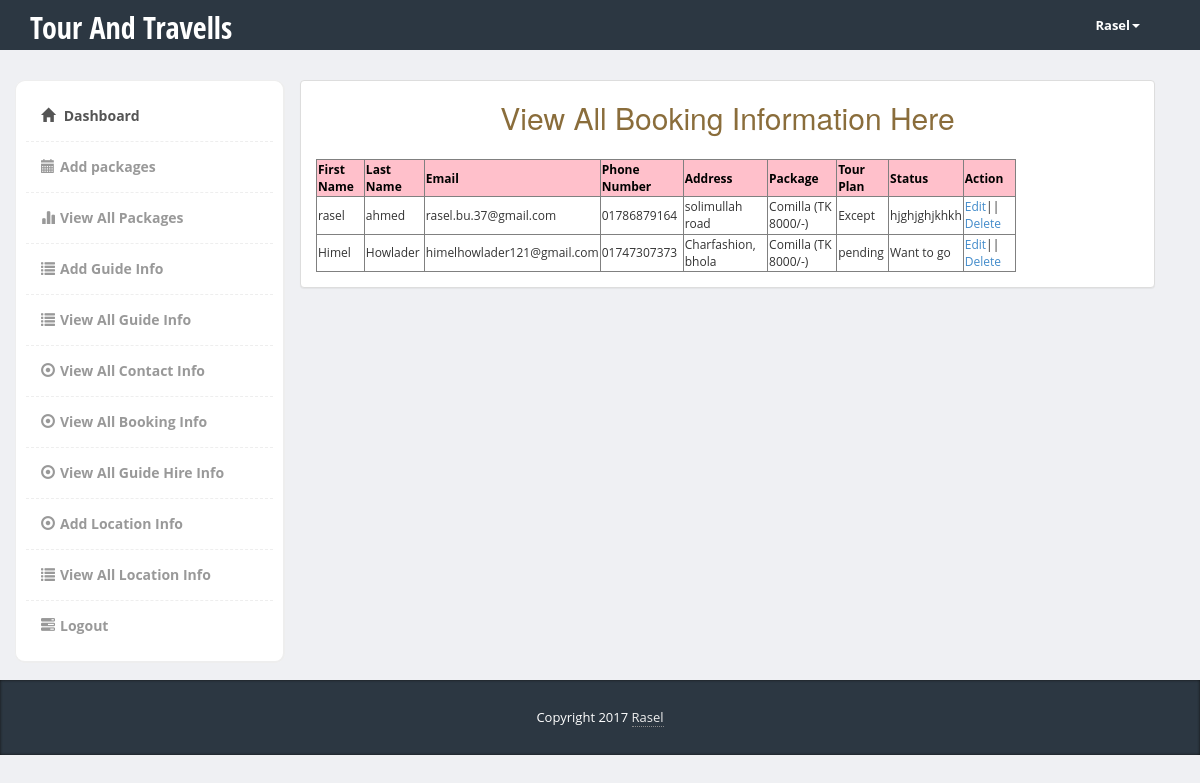
The app's page /admin/view-booking.php (signed in) with its own data.
### tables this page shows
CREATE TABLE `booking` (
  `id` int(20) NOT NULL,
  `first_name` varchar(100) NOT NULL,
  `last_name` varchar(100) NOT NULL,
  `email` varchar(100) NOT NULL,
  `phone` varchar(50) NOT NULL,
  `address` varchar(100) NOT NULL,
  `package_status` varchar(100) NOT NULL,
  `comment` text NOT NULL,
  `publication_status` varchar(100) NOT NULL
);

### classes/Travel.php (called while the page is built, shortened)
<?php
Class Travel{
	protected $link;
	public function __construct(){
		$this->link=mysqli_connect('localhost','root','','db_travel');
	}
	public function getAllBookingInfo(){
		 $sql = "SELECT * FROM booking";
	  if(mysqli_query($this->link,$sql)){
		 $queryResult=mysqli_query($this->link,$sql);
		  return $queryResult;
	  }else{
		  die('Query Problem'.mysqli_error($this->link));
		}
	  }
}
?>

### admin/view-booking.php (the view, shortened to what this page needs)
<?php
require_once '../classes/Travel.php';
$travel=new Travel();
$queryResult=$travel->getAllBookingInfo();
?>
<!DOCTYPE html>
<html>
  <head>
    <link href="bootstrap/css/bootstrap.min.css" rel="stylesheet">
    <link href="css/styles.css" rel="stylesheet">
  </head>
  <body>
  	<div class="header">
	     <div class="container">
	        <div class="row">
	           <div class="col-md-5">
	              <div class="logo">
	                 <h1><a href="index.php">Tour And Travells</a></h1>
	              </div>
	           </div>
	           <div class="col-md-2">
	              <div class="navbar navbar-inverse" role="banner">
	                  <nav class="collapse navbar-collapse bs-navbar-collapse navbar-right" role="navigation">
	                    <ul class="nav navbar-nav">
	                      <li class="dropdown">
	                        <a href="#" class="dropdown-toggle" data-toggle="dropdown">Rasel<b class="caret"></b></a>
	                      </li>
	                    </ul>
	                  </nav>
	              </div>
	           </div>
	        </div>
	     </div>
	</div>
    <div class="page-content">
    	<div class="row">
		  <div class="col-md-3" style="height:600px;">
		  	<div class="sidebar content-box" style="display: block;">
                <ul class="nav">
                     <li class="current"><a href="dashboard.php"><i class="glyphicon glyphicon-home"></i> Dashboard</a></li>
                    <li><a href="add-package.php"><i class="glyphicon glyphicon-calendar"></i>Add packages</a></li>
                    <li><a href="manage-package.php"><i class="glyphicon glyphicon-stats"></i>View All Packages</a></li>
	                 <li><a href="add-guide.php"><i class="glyphicon glyphicon-list"></i>Add Guide Info</a></li>
                    <li><a href="manage-guide.php"><i class="glyphicon glyphicon-list"></i>View All Guide Info</a></li>
                    <li><a href="view-contact.php"><i class="glyphicon glyphicon-record"></i>View All Contact Info</a></li>
					<li><a href="view-booking.php"><i class="glyphicon glyphicon-record"></i>View All Booking Info</a></li>
					<li><a href="view-guidehire.php"><i class="glyphicon glyphicon-record"></i>View All Guide Hire Info</a></li>
					<li><a href="add-location.php"><i class="glyphicon glyphicon-record"></i>Add Location Info</a></li>
					<li><a href="manage-location.php"><i class="glyphicon glyphicon-list"></i>View All Location Info</a></li>
                    <li><a href="?logout=true"><i class="glyphicon glyphicon-tasks"></i>Logout</a></li>
                </ul>
             </div>
		  </div>
		  <div class="container">
		  <div class="col-md-9">
		  	<div class="row">
 <div class="panel panel-default">
                   <h2 class="text-center text-warning">View All Booking Information Here</h2>
                        <div class="panel-body">
<table border="1" style="width:700px;">
<tr Style="color:#000;background:pink;">
<th>First Name</th>
<th>Last Name</th>
<th>Email </th>
<th>Phone Number</th>
<th>Address</th>
<th>Package</th>
<th>Tour Plan</th>
<th>Status</th>
<th>Action</th>
</tr>
<?php while($bookingInfo=mysqli_fetch_assoc($queryResult)){ ?>
<tr>
<td><?php echo $bookingInfo['first_name'];?></td>
<td><?php echo $bookingInfo['last_name'];?></td>
<td><?php echo $bookingInfo['email'];?></td>
<td><?php echo $bookingInfo['phone'];?></td>
<td><?php echo $bookingInfo['address'];?></td>
<td><?php echo $bookingInfo['package_status'];?></td>
<td><?php echo $bookingInfo['publication_status'];?></td>
<td><?php echo $bookingInfo['comment'];?></td>
<td>
<a href="edit-booking.php?id=<?php echo $bookingInfo['id'];?>">Edit</a>||
<a href="?a=b&id=<?php echo $bookingInfo['id'];?>" onclick="return confirm('Are You Sure You Want To Delete This.')">Delete</a>
</td>
</tr>
<?php }?>
</table>
</div>
</div>
			</div>
		  </div>
		</div>
    </div>
</div>
    <footer>
         <div class="container">
            <div class="copy text-center">
               Copyright 2017 <a href='#'>Rasel</a>
            </div>
         </div>
      </footer>
  </body>
</html>

### admin/css/styles.css (style rules this page uses)
body { font-family: 'Open Sans', sans-serif; background-color: #f7f7f7; position: relative; margin: 0px; font-size: 12px; padding: 0px; }
.page-content > .row { margin-left: 0px !important; margin-right: 0px !important; margin-top: 30px; }
footer { background-color:#2c3742; box-shadow:inset 0px 0px 3px #111; color:#fff; font-size:14px; line-height:25px; padding:10px 0px 10px 0px; bottom: 0px; }
footer a { color:#eee; text-decoration:none; border-bottom:1px dotted #888; }
footer .copy { font-size:13px; margin:15px 0px; }
.header { height:50px; background-color: #2c3742; }
.header .logo h1 { font-size:30px; margin:0px; padding:10px 0px; }
.header .logo h1 a { color:#fff; font-family: 'Open Sans Condensed', sans-serif; }
.header .navbar * { box-shadow:none !important; }
.header .navbar { background:none !important; border:0px !important; }
.header .navbar .nav > li > a { color:#fff !important; font-size:13px !important; border-bottom:0px !important; margin-top:0px !important; font-weight:bold; }
.header .navbar-collapse { border:0px !important; }
.header .navbar-nav .caret { border-top-color:#fff !important; border-bottom-color:#fff !important; }
.content-box, .content-box-large { margin-bottom:30px; background:#fff; border-radius:10px; padding:10px; border-left:1px solid #eee; border-top:1px solid #eee; border-right:2px solid #eee; border-bottom:2px solid #eee; }
.sidebar ul.nav, .sidebar ul.nav ul { list-style: none; padding: 0px; margin: 0px; }
.sidebar .nav > li { margin: 0; border-bottom:1px dashed #eee; }
.sidebar .nav > li:last-child { border-bottom:0px; }
.sidebar .nav > li > a { font-size: 14px; line-height: 20px; padding: 15px 15px; color: #999; display: block; font-weight:bold; background:none; text-decoration: none; border-top:0px; font-weight:bold; }
.sidebar .nav > li > a > i { margin-right:5px; }
.sidebar .nav li a:hover, .sidebar .nav li.current > a { background: #fff; color: #555; border-bottom:0px; }
body { background-color: #eff0f3; }
.panel-body { clear:both; }

### records on screen
booking: first_name "rasel", last_name "ahmed", email "rasel.bu.37@gmail.com", phone "01786879164", address "solimullah road", package_status "Comilla (TK 8000/-)", publication_status "Except", comment "hjghjghjkhkh"
booking: first_name "Himel", last_name "Howlader", email "himelhowlader121@gmail.com", phone "01747307373", address "Charfashion, bhola", package_status "Comilla (TK 8000/-)", publication_status "pending", comment "Want to go"
